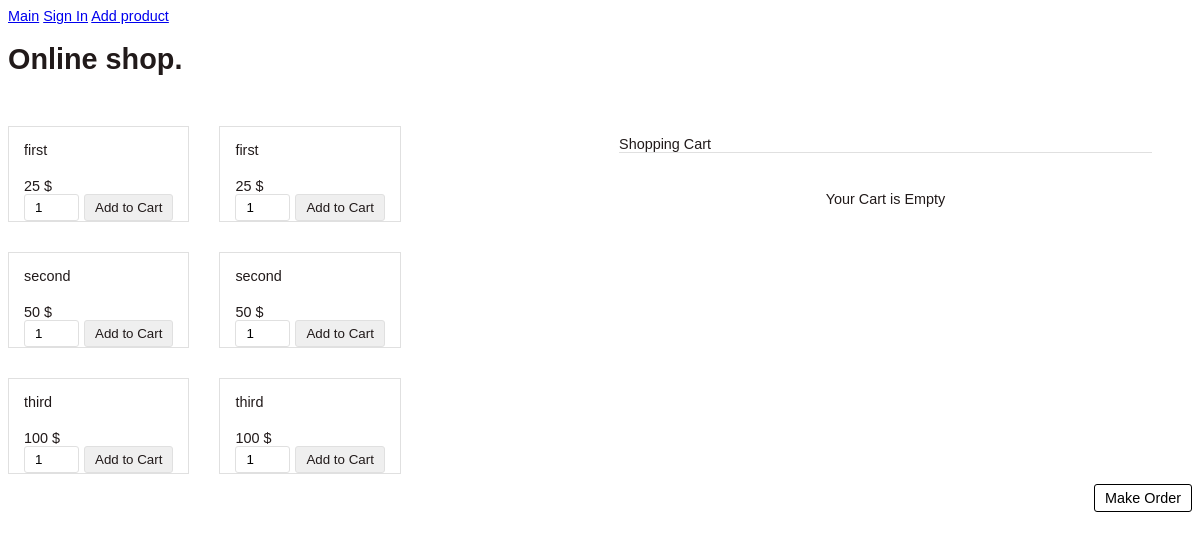
Before: / with the older database file.
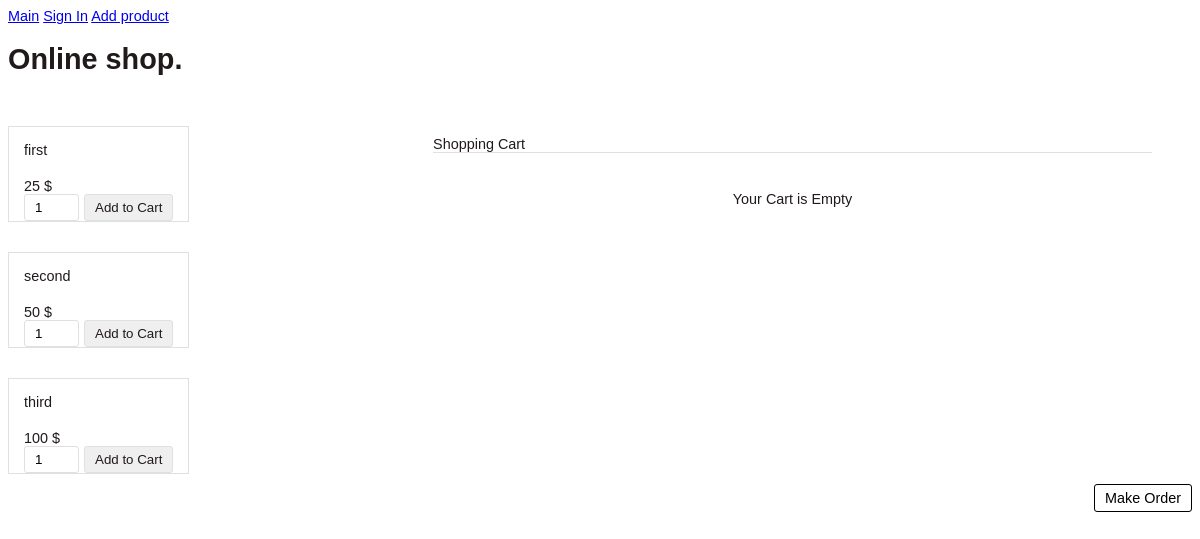
After: the same page with the newer database file.
### main.py (models this page shows, shortened)
class Item(db.Model):
    id = db.Column(db.Integer, primary_key=True)
    title = db.Column(db.String(100), nullable=False)
    price = db.Column(db.Integer, default=0)
    isActive = db.Column(db.Boolean, default=True)

### main.py (the view)
@app.route('/')
def index():
    logged_in, first_name, kia = get_login_details()
    items = Item.query.order_by(Item.price).all()
    return render_template('index.html', products=items, logged_in=logged_in, first_name=first_name, kia=kia)

### main.py (called while the page is built)
def get_cart_key():
    return 'cart_items'

def get_login_details():
    logged_in = False
    first_name = ''
    kia = get_cart_key()
    if session.get('_user_id'):
        user = User.query.filter_by(id=int(session.get('_user_id'))).first()
        if user:
            logged_in = True
            first_name = user.firstName
    return logged_in, first_name, kia

### templates/index.html (shortened to what this page needs)
{% extends 'base.html' %}
{% block body %}
    <h1>
      Online shop.
    </h1>
    <div class="buyBlock">
        <div>
            {% for product in products %}
            <div class="product-item">
                    <form method="post" action="/add_to_cart">
                        <div class="product-tile-footer">
                            <div class="product-title">{{ product.title }}</div>
                            <div class="product-price">{{ product.price }} $</div>
                            <br/>
                            <div class="cart-action">
                                <input type="text" class="product-quantity" name="quantity" value="1" size="2" />
                                <input type="submit" value="Add to Cart" class="btnAddAction" />
                            </div>
                        </div>
                    </form>
                </div>
            {% endfor %}
        </div>
        <div id="shopping-cart">
            <div class="txt-heading">Shopping Cart</div>
            {% if kia in session %}
                <a id="btnEmpty" href="{{ url_for('.empty_cart') }}">Empty Cart</a>
                <table class="tbl-cart" cellpadding="10" cellspacing="1">
                    <tbody>
                        <tr>
                            <th style="text-align:left;">Name</th>
                            <th style="text-align:right;" width="5%">Quantity</th>
                            <th style="text-align:right;" width="10%">Unit Price</th>
                            <th style="text-align:right;" width="10%">Price</th>
                            <th style="text-align:center;" width="3%">Remove</th>
                        </tr>
                        {% for key, val in session[kia].items() %}
                            {% set quantity = session[kia][key]['quantity'] %}
                            {% set price = session[kia][key]['price'] %}
                            {% set item_price = session[kia][key]['total_price'] %}
                            <tr>
                                <td>{{ session[kia][key]['title'] }}</td>
                                <td>{{ session[kia][key]['code'] }}</td>
                                <td style="text-align:right;">{{ quantity }}</td>
                                <td  style="text-align:right;">{{ price }} $</td>
                                <td  style="text-align:right;">{{ item_price }} $</td>
                                <td style="text-align:center;">
                                    <a href="{{ url_for('.delete_product', code=session[kia][key]['code']) }}" class="btnRemoveAction">
                                        <img src="/static/images/icon-delete.png" alt="Remove Item" />
                                    </a>
                                </td>
                            </tr>
                        {% endfor %}
                        <tr>
                            <td colspan="2" align="right">Total:</td>
                            <td align="right">{{ session['all_total_quantity'] }}</td>
                            <td align="right" colspan="2"><strong>{{ session['all_total_price'] }} $</strong></td>
                            <td></td>
                        </tr>
                    </tbody>
                </table>
            {% else: %}
                <div class="no-records">Your Cart is Empty</div>
            {% endif %}
        </div>
    </div>
    <div>
        <a id="btnOrder" href="{{ url_for('.order') }}">Make Order</a>
    </div>
{% endblock %}

Changed rows visible on the page:
removed Item: title "first", price "25"
removed Item: title "second", price "50"
removed Item: title "third", price "100"
